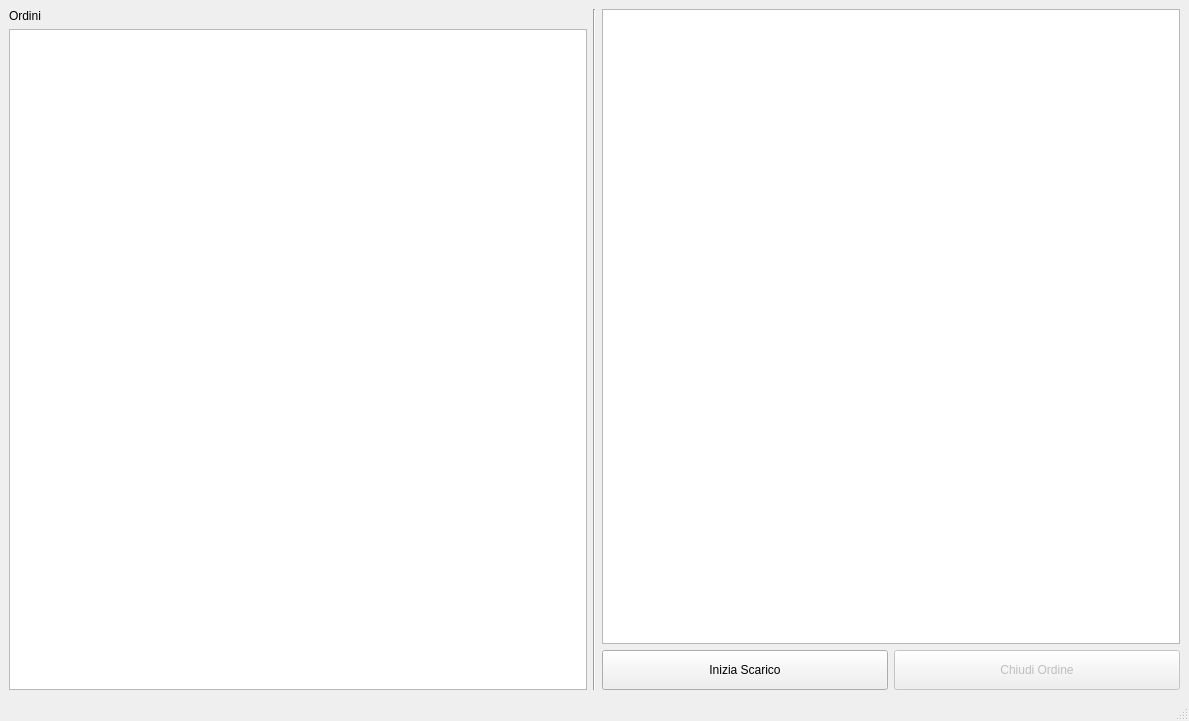
<?xml version="1.0" encoding="UTF-8"?>
<ui version="4.0">
 <class>MainWindow</class>
 <widget class="QMainWindow" name="MainWindow">
  <property name="geometry">
   <rect>
    <x>0</x>
    <y>0</y>
    <width>1189</width>
    <height>721</height>
   </rect>
  </property>
  <property name="windowTitle">
   <string>MainWindow</string>
  </property>
  <widget class="QWidget" name="centralwidget">
   <layout class="QHBoxLayout" name="horizontalLayout_2">
    <item>
     <layout class="QVBoxLayout" name="ver_lay_list_ordini">
      <item>
       <widget class="QLabel" name="ordini_label">
        <property name="text">
         <string>Ordini</string>
        </property>
       </widget>
      </item>
      <item>
       <widget class="QListWidget" name="list_ordini"/>
      </item>
     </layout>
    </item>
    <item>
     <widget class="Line" name="line">
      <property name="orientation">
       <enum>Qt::Vertical</enum>
      </property>
     </widget>
    </item>
    <item>
     <layout class="QVBoxLayout" name="ver_lay_list_articoli">
      <item>
       <widget class="QTableView" name="articoli_table"/>
      </item>
      <item>
       <layout class="QHBoxLayout" name="horizontalLayout">
        <item>
         <widget class="QPushButton" name="start_scarico_btn">
          <property name="minimumSize">
           <size>
            <width>0</width>
            <height>40</height>
           </size>
          </property>
          <property name="text">
           <string>Inizia Scarico</string>
          </property>
         </widget>
        </item>
        <item>
         <widget class="QPushButton" name="close_ordine_btn">
          <property name="enabled">
           <bool>false</bool>
          </property>
          <property name="minimumSize">
           <size>
            <width>0</width>
            <height>40</height>
           </size>
          </property>
          <property name="text">
           <string>Chiudi Ordine</string>
          </property>
         </widget>
        </item>
       </layout>
      </item>
     </layout>
    </item>
   </layout>
  </widget>
  <widget class="QMenuBar" name="menubar">
   <property name="geometry">
    <rect>
     <x>0</x>
     <y>0</y>
     <width>1189</width>
     <height>21</height>
    </rect>
   </property>
  </widget>
  <widget class="QStatusBar" name="statusbar"/>
 </widget>
 <resources/>
 <connections/>
</ui>
